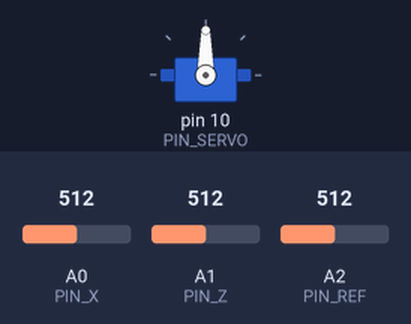
A sketch run on a simulated Arduino Uno, built with avr-gcc and run on an emulated ATmega328P. On the bench: servo. Inputs (shaded band) come from the test bench; at power-on: A1 (PIN_Z) = 512, A2 (PIN_REF) = 512, A0 (PIN_X) = 512. What the sketch prints to the serial monitor is not drawn.

Above: at 1.2 s.
1.3 s: A1 (PIN_Z) set to 716
At 2.3 s:
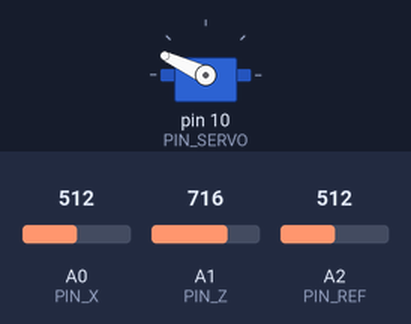
2.9 s: A2 (PIN_REF) set to 900
At 4.3 s:
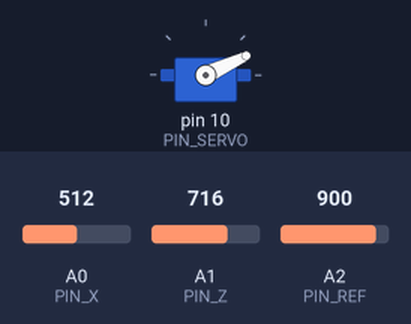
4.7 s: A1 (PIN_Z) set to 1023
At 5.07 s:
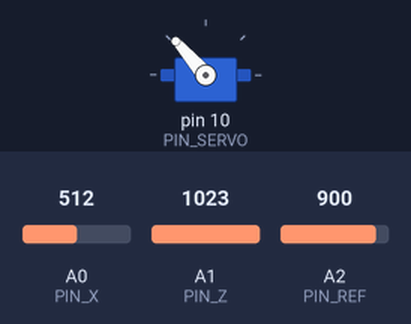
Timing chart, 0 to 34.2 s (numbered marks = the images above; inputs shaded):
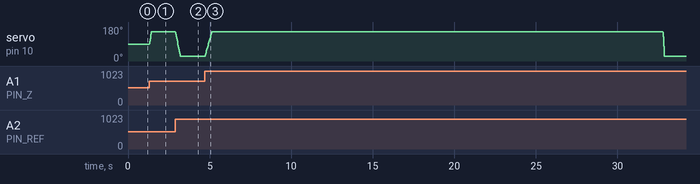

The sketch:

blatt03.ino
```cpp
#include <Servo.h>

int PIN_X = 0;
int PIN_Z = 1;
int PIN_REF = 2;
int PIN_SERVO = 10;
float SENSITIVITY = 2.0;

float xangle = 0;
float zangle = 0;
float servo_angle = 0;
float xrot_avg = 0;
float zrot_avg = 0;

int last_time;
int measure_count = 0;
bool calibrated = false;

Servo servo;

void setup() {
  Serial.begin(9600);
  last_time = millis();
  servo.attach(PIN_SERVO);
}

void loop() {
  // measure time
  int time = millis();
  int dt_millis = time - last_time;
  float dt = dt_millis * 0.001;
  last_time = time;

  int ref = analogRead(PIN_REF);
  int xval = analogRead(PIN_X);
  int zval = analogRead(PIN_Z);

  float vRef = ref * 4.9;
  float vX = xval * 4.9;
  float vZ = zval * 4.9;

  float xrot = (vX - vRef) / SENSITIVITY;
  float zrot = (vZ - vRef) / SENSITIVITY;

  if (time < 100) {
    measure_count++;
    xrot_avg = xrot_avg + xrot;
    zrot_avg = zrot_avg + zrot;
  } else if (!calibrated) {
    calibrated = true;
    xrot_avg = xrot_avg / measure_count;
    zrot_avg = zrot_avg / measure_count;
  }

  xangle += (xrot - xrot_avg) * dt;
  zangle += (zrot - zrot_avg) * dt;

  // limit servo angle
  servo_angle += (zrot - zrot_avg) * dt;
  if(servo_angle > 65) servo_angle = 65;
  if(servo_angle < -65) servo_angle = -65;

  Serial.println(zrot_avg);

  servo.write(90 + servo_angle);
}
```

Measured:
- after the input at 1.3 s, servo on pin 10 (PIN_SERVO): 90° → 155° at once
- after the input at 2.9 s, servo on pin 10 (PIN_SERVO): moves from 155° to 25° over 0.28 s, starting at once
